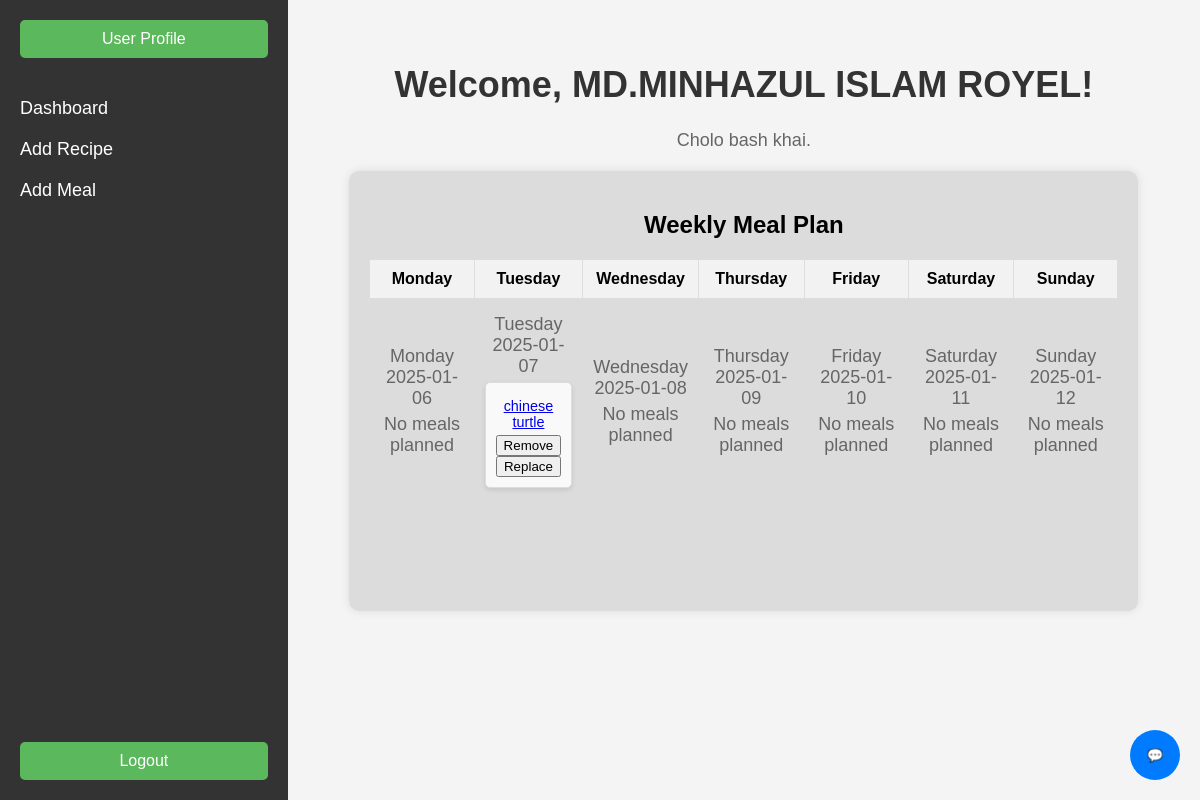
/dashboard (signed in), run on an earlier commit of the app's database.
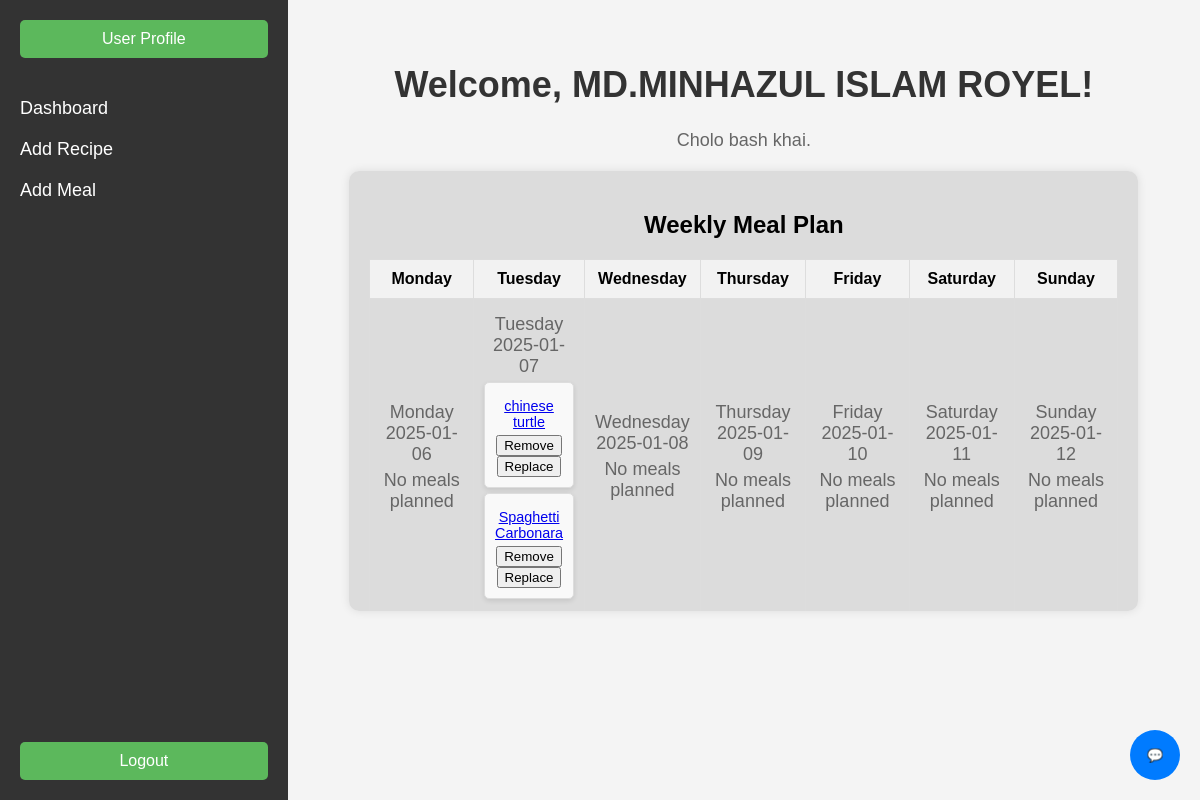
And on a later commit of the database.
### MyChef/models.py (models this page shows)
class User(db.Model, UserMixin):
    id = db.Column(db.Integer, primary_key=True)
    email = db.Column(db.String(150), unique=True, nullable=False)
    first_name = db.Column(db.String(150), nullable=False)
    password = db.Column(db.String(150), nullable=False)
    date_created = db.Column(db.DateTime(timezone=True), default=func.now())
    profile_picture = db.Column(db.String(150), nullable=True, default="default.png")
    allergies = db.Column(db.String(150), nullable=True)  # Comma-separated string for multiple allergies
    diet_preference = db.Column(db.String(50), nullable=True)  # "Veg" or "Non-Veg"
    health_issues = db.Column(db.String(150), nullable=True)  # Comma-separated string for multiple health issues
    meal_plans = db.relationship('MealPlan', back_populates='user')

class MealPlan(db.Model):
    id = db.Column(db.Integer, primary_key=True)
    name = db.Column(db.String(100))
    date = db.Column(db.Date)
    user_id = db.Column(db.Integer, db.ForeignKey('user.id'), nullable=False)
    recipe_id = db.Column(db.Integer, db.ForeignKey('recipe.id'), nullable=False)  # Foreign key to Recipe
    user = db.relationship('User', back_populates='meal_plans')
    recipe = db.relationship('Recipe', back_populates='meal_plans')

class Recipe(db.Model):
    id = db.Column(db.Integer, primary_key=True)
    name = db.Column(db.String(150), nullable=False)
    description = db.Column(db.Text, nullable=True)
    cuisine = db.Column(db.String(100), nullable=True)
    image = db.Column(db.String(150), nullable=True)
    rating = db.Column(db.Integer, default=0)
    date_created = db.Column(db.DateTime(timezone=True), default=func.now())
    ingredients = db.relationship('Ingredient', backref='recipe', cascade='all, delete-orphan')
    instructions = db.relationship('Instruction', backref='recipe', cascade='all, delete-orphan')
    meal_plans = db.relationship('MealPlan', back_populates='recipe')
    tags = db.relationship('Tag', secondary='recipe_tags', backref=db.backref('tags_in_recipe', lazy='dynamic'))

### MyChef/views.py (the view)
@views.route('/dashboard')
@login_required
def user_dashboard():
    today = datetime.today()
    start_of_week = today - timedelta(days=today.weekday())
    meal_plans = MealPlan.query.filter_by(user_id=current_user.id).all()
    weekly_meals = [
        {
            'day': start_of_week + timedelta(days=day),
            'meals': [meal for meal in meal_plans if meal.date == (start_of_week + timedelta(days=day)).date()]
        }
        for day in range(7)
    ]
    return render_template('dashboard.html', weekly_meals=weekly_meals, start_of_week=start_of_week)

### MyChef/templates/dashboard.html (shortened to what this page needs)
<!DOCTYPE html>
<html lang="en">
<head>
  <link rel="stylesheet" href="{{ url_for('static', filename='css/dashboard.css') }}">
</head>
<body>
  {% include 'chatbot.html' %}
  <div class="container">
    <div class="sidebar">
      <div class="profile-btn">
        <a href="{{ url_for('auth.edit_profile') }}">
          <button class="btn">User Profile</button>
        </a>
      </div>
      <div class="menu">
        <ul>
          <li><a href="{{ url_for('views.dashboard') }}">Dashboard</a></li>
          <li><a href="{{ url_for('views.add_recipe') }}">Add Recipe</a></li>
          <li><a href="{{ url_for('views.add_meal') }}">Add Meal</a></li>
        </ul>
      </div>
      <div class="logout-btn">
        <a href="{{ url_for('auth.logout') }}">
          <button class="btn">Logout</button>
        </a>
      </div>
    </div>
    <div class="main-content">
      <h1>Welcome, {{ current_user.first_name }}!</h1>
      <p>Cholo bash khai.</p>
      <div class="meal-plan-box">
        <h2>Weekly Meal Plan</h2>
        <div class="calendar">
          <table>
            <tr>
              <th>Monday</th>
              <th>Tuesday</th>
              <th>Wednesday</th>
              <th>Thursday</th>
              <th>Friday</th>
              <th>Saturday</th>
              <th>Sunday</th>
            </tr>
            <tr>
              {% for day_info in weekly_meals %}
              <td>
                <p>{{ day_info.day.strftime('%A') }}<br>{{ day_info.day.strftime('%Y-%m-%d') }}</p>
                {% if day_info.meals %}
                  {% for meal in day_info.meals %}
                    <div class="meal-box">
                      <p>
                        <a href="{{ url_for('views.recipe_details', recipe_id=meal.recipe.id) }}">
                          {{ meal.recipe.name }}
                        </a>
                      </p>
                      <button onclick="removeMeal({{ meal.id }}, '{{ day_info.day.strftime('%Y-%m-%d') }}')">Remove</button>
                      <button onclick="replaceMeal({{ meal.id }}, '{{ day_info.day.strftime('%Y-%m-%d') }}')">Replace</button>
                    </div>
                  {% endfor %}
                {% else %}
                  <p>No meals planned</p>
                {% endif %}
              </td>
              {% endfor %}
            </tr>
          </table>
        </div>
      </div>
    </div>
  </div>
</body>
</html>

### MyChef/templates/chatbot.html (shortened to what this page needs)
<div id="chat-container">
    <button id="chat-button" onclick="toggleChat()">💬</button>
</div>

### MyChef/static/css/dashboard.css (style rules this page uses)
body { font-family: Arial, sans-serif; margin: 0; padding: 0; display: flex; }
.container { display: flex; width: 100%; height: 100vh; }
.sidebar { width: 250px; background-color: #333; color: white; display: flex; flex-direction: column; justify-content: space-between; padding: 20px; }
.sidebar .profile-btn { margin-bottom: 20px; }
.sidebar .btn { background-color: #5cb85c; color: white; border: none; padding: 10px; width: 100%; font-size: 16px; border-radius: 5px; cursor: pointer; }
.sidebar .menu ul { list-style-type: none; padding: 0; }
.sidebar .menu li { margin: 20px 0; }
.sidebar .menu a { color: white; text-decoration: none; font-size: 18px; }
.logout-btn { margin-top: auto; }
.main-content { flex-grow: 1; padding: 40px; background-color: #f4f4f4; text-align: center; }
h1 { font-size: 36px; color: #333; }
p { font-size: 18px; color: #666; }
.meal-plan-box { width: 90%; max-width: 800px; margin: 20px auto; padding: 20px; background-color: #dcdcdc; border-radius: 10px; box-shadow: 0 0 10px rgba(0, 0, 0, 0.1); height: 400px; overflow-y: scroll; }
.meal-box { padding: 10px; background-color: #f0f8ff; border-radius: 5px; margin: 5px 0; }
.meal-box p { font-size: 14px; color: #333; margin: 0; }
.calendar { width: 100%; margin-top: 20px; }
.calendar table { width: 100%; border-collapse: collapse; }
.calendar th, .calendar td { border: 1px solid #ddd; padding: 10px; text-align: center; width: 14.28%; }
.calendar td p { margin: 5px 0; }
.calendar th { background-color: #f2f2f2; font-weight: bold; }
.meal-box { border: 1px solid #ddd; padding: 10px; margin: 5px 0; border-radius: 5px; box-shadow: 0 2px 5px rgba(0, 0, 0, 0.1); background-color: #f9f9f9; }
.meal-box p { color: #555; font-size: 0.9em; }

### MyChef/templates/chatbot.html (style rules this page uses)
#chat-container { position: fixed; bottom: 20px; right: 20px; }
#chat-button { width: 50px; height: 50px; border-radius: 50%; background-color: #007bff; color: white; border: none; cursor: pointer; }

What changed in the data, as far as the page shows it:
added MealPlan: recipe.name "Spaghetti Carbonara"
